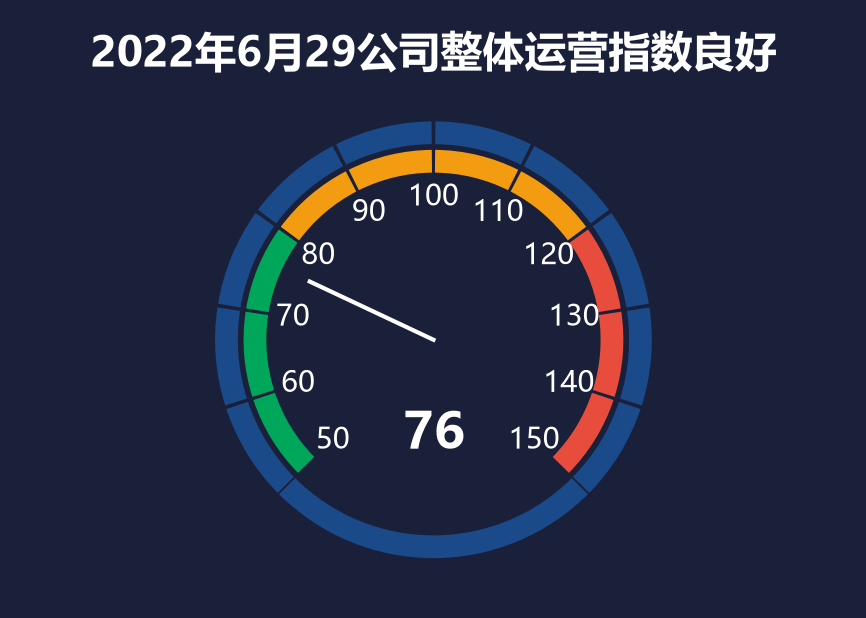

Reproduce this figure in Python.
# -*- coding: utf-8 -*-
import matplotlib
matplotlib.use('Agg')
import matplotlib.pyplot as plt
from matplotlib.font_manager import FontProperties
from matplotlib.patches import Wedge, Circle
import numpy as np

f_title  = FontProperties(family='Microsoft YaHei', size=20, weight='bold')
f_label  = FontProperties(family='Microsoft YaHei', size=14)
f_center = FontProperties(family='Microsoft YaHei', size=24, weight='bold')

min_val = 50
max_val = 150
pointer_val = 76

gauge_start = 225
gauge_span = 270


def val_to_angle(val):
    return gauge_start - (val - min_val) / (max_val - min_val) * gauge_span


fig_w = 14.68 / 2.54
fig_h = 10.47 / 2.54
fig, ax = plt.subplots(figsize=(fig_w, fig_h), dpi=150, subplot_kw={'aspect': 'equal'})

bg_color   = '#1A1F3A'
text_color = '#FFFFFF'
ring_color = '#1a4a8a'
green      = '#00a65a'
yellow     = '#f39c12'
red        = '#e74c3c'

fig.patch.set_facecolor(bg_color)
ax.set_facecolor(bg_color)

cx, cy = 0, 0

radius_outer = 1.0
radius_inner = 0.88
width = radius_outer - radius_inner

radial_gap = 0.03
ring_outer = radius_outer + width + radial_gap

gap = 0.5
segments = [
    (50, 80,  green),
    (80, 120, yellow),
    (120, 150, red),
]

for v_start, v_end, color in segments:
    for v in range(v_start, v_end, 10):
        a1 = val_to_angle(v + 10)
        a2 = val_to_angle(v)
        w = Wedge((cx, cy), radius_outer, a1 + gap, a2 - gap,
                  width=width, facecolor=color, edgecolor='none')
        ax.add_patch(w)
        wr = Wedge((cx, cy), ring_outer, a1 + gap, a2 - gap,
                   width=width, facecolor=ring_color, edgecolor='none', zorder=2)
        ax.add_patch(wr)

a_50  = val_to_angle(50)
a_150 = val_to_angle(150)
w_gap = Wedge((cx, cy), ring_outer, a_50, a_150,
              width=width, facecolor=ring_color, edgecolor='none', zorder=2)
ax.add_patch(w_gap)

for val in range(50, 151, 10):
    angle = val_to_angle(val)
    rad = np.radians(angle)
    x_text = cx + (radius_inner - 0.13) * np.cos(rad)
    y_text = cy + (radius_inner - 0.13) * np.sin(rad)
    ax.text(x_text, y_text, str(val), color=text_color,
            fontproperties=f_label, ha='center', va='center')

pointer_angle = val_to_angle(pointer_val)
pointer_rad = np.radians(pointer_angle)
pointer_length = 0.72
px = cx + pointer_length * np.cos(pointer_rad)
py = cy + pointer_length * np.sin(pointer_rad)
ax.plot([cx, px], [cy, py], color=text_color, linewidth=2, zorder=5)

ax.text(cx, cy - 0.5, str(pointer_val), color=text_color,
        fontproperties=f_center, ha='center', va='center', zorder=5)

ax.set_xlim(-1.4, 1.4)
ax.set_ylim(-1.4, 1.4)
ax.axis('off')

fig.text(0.5, 0.95, '2022年6月29公司整体运营指数良好',
         ha='center', va='top', fontproperties=f_title, color=text_color)

plt.subplots_adjust(left=0.02, right=0.98, top=0.88, bottom=0.02)
plt.savefig('仪表盘.png', facecolor=bg_color, dpi=150)
print('saved 仪表盘.png')
